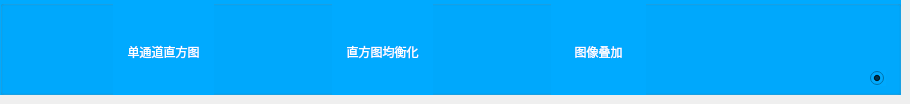
      <widget class="QWidget" name="page_17">
       <widget class="QGroupBox" name="groupBox_7">
        <property name="geometry">
         <rect>
          <x>0</x>
          <y>0</y>
          <width>901</width>
          <height>95</height>
         </rect>
        </property>
        <property name="styleSheet">
         <string notr="true">background-color: rgb(0, 170, 255);</string>
        </property>
        <property name="title">
         <string/>
        </property>
        <widget class="QToolButton" name="toolButton_29">
         <property name="geometry">
          <rect>
           <x>332</x>
           <y>2</y>
           <width>101</width>
           <height>100</height>
          </rect>
         </property>
         <property name="cursor">
          <cursorShape>PointingHandCursor</cursorShape>
         </property>
         <property name="styleSheet">
          <string notr="true">QToolButton{
font: 75 10pt &quot;Microsoft JhengHei&quot;;
color: rgb(255, 255, 255);
padding: 7px 7px;
 border: 1px ;
 
}
QToolButton:hover{
background-color: rgb(0, 143, 214);
padding: 5px 5px;
 border: 1px ;

}

QToolButton:checked{
background-color: rgb(0, 143, 214);

}</string>
         </property>
         <property name="text">
          <string>直方图均衡化</string>
         </property>
         <property name="icon">
          <iconset resource="menu.qrc">
           <normaloff>:/images/zhijun.png</normaloff>:/images/zhijun.png</iconset>
         </property>
         <property name="iconSize">
          <size>
           <width>78</width>
           <height>62</height>
          </size>
         </property>
         <property name="checkable">
          <bool>true</bool>
         </property>
         <property name="autoExclusive">
          <bool>true</bool>
         </property>
         <property name="toolButtonStyle">
          <enum>Qt::ToolButtonTextUnderIcon</enum>
         </property>
         <property name="autoRaise">
          <bool>true</bool>
         </property>
        </widget>
        <widget class="QToolButton" name="toolButton_14">
         <property name="geometry">
          <rect>
           <x>551</x>
           <y>2</y>
           <width>95</width>
           <height>100</height>
          </rect>
         </property>
         <property name="styleSheet">
          <string notr="true">QToolButton{
font: 75 10pt &quot;Microsoft JhengHei&quot;;
color: rgb(255, 255, 255);
padding: 7px 7px;
 border: 1px ;
 
}
QToolButton:hover{
background-color: rgb(0, 143, 214);
padding: 5px 5px;
 border: 1px ;

}

QToolButton:checked{
background-color: rgb(0, 143, 214);

}</string>
         </property>
         <property name="text">
          <string>图像叠加</string>
         </property>
         <property name="icon">
          <iconset resource="menu.qrc">
           <normaloff>:/images/tupiandiejia.png</normaloff>:/images/tupiandiejia.png</iconset>
         </property>
         <property name="iconSize">
          <size>
           <width>78</width>
           <height>62</height>
          </size>
         </property>
         <property name="checkable">
          <bool>true</bool>
         </property>
         <property name="autoExclusive">
          <bool>true</bool>
         </property>
         <property name="toolButtonStyle">
          <enum>Qt::ToolButtonTextUnderIcon</enum>
         </property>
        </widget>
        <widget class="QToolButton" name="toolButton_28">
         <property name="geometry">
          <rect>
           <x>113</x>
           <y>2</y>
           <width>101</width>
           <height>100</height>
          </rect>
         </property>
         <property name="cursor">
          <cursorShape>PointingHandCursor</cursorShape>
         </property>
         <property name="styleSheet">
          <string notr="true">QToolButton{
font: 75 10pt &quot;Microsoft JhengHei&quot;;
color: rgb(255, 255, 255);
padding: 7px 7px;
 border: 1px ;
 
}
QToolButton:hover{
background-color: rgb(0, 143, 214);
padding: 5px 5px;
 border: 1px ;

}

QToolButton:checked{
background-color: rgb(0, 143, 214);

}</string>
         </property>
         <property name="text">
          <string>单通道直方图</string>
         </property>
         <property name="icon">
          <iconset resource="menu.qrc">
           <normaloff>:/images/dan.png</normaloff>:/images/dan.png</iconset>
         </property>
         <property name="iconSize">
          <size>
           <width>78</width>
           <height>62</height>
          </size>
         </property>
         <property name="checkable">
          <bool>true</bool>
         </property>
         <property name="autoExclusive">
          <bool>true</bool>
         </property>
         <property name="toolButtonStyle">
          <enum>Qt::ToolButtonTextUnderIcon</enum>
         </property>
         <property name="autoRaise">
          <bool>true</bool>
         </property>
        </widget>
        <widget class="QRadioButton" name="radioButton_6">
         <property name="geometry">
          <rect>
           <x>870</x>
           <y>70</y>
           <width>16</width>
           <height>16</height>
          </rect>
         </property>
         <property name="text">
          <string/>
         </property>
         <property name="checked">
          <bool>true</bool>
         </property>
        </widget>
       </widget>
      </widget>
